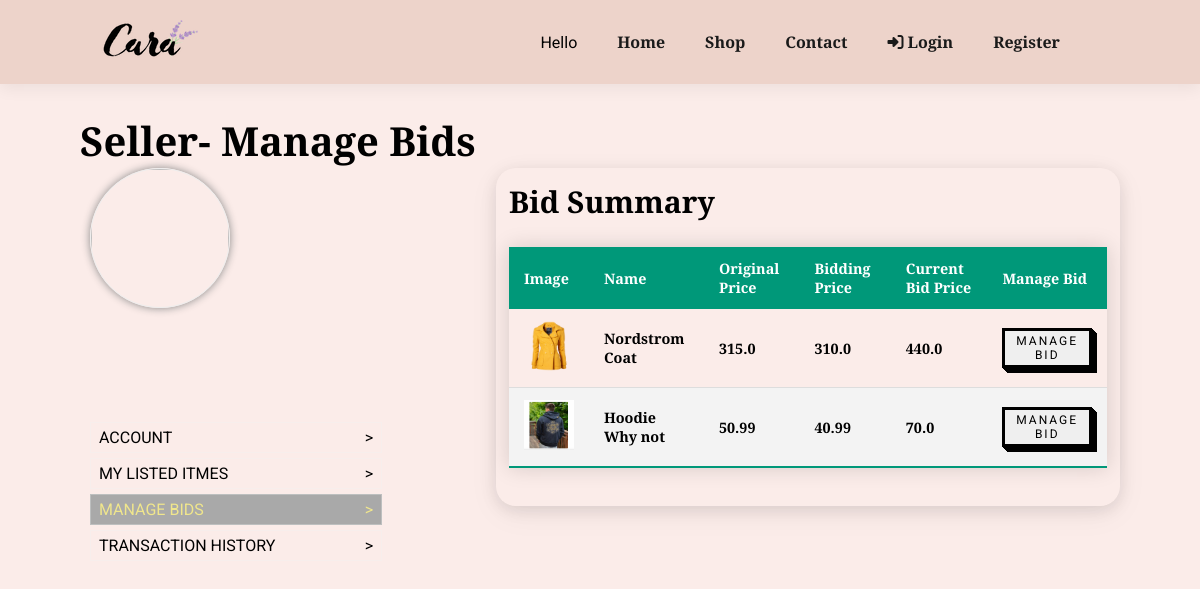
Before: /manage-bids/ with the older database file.
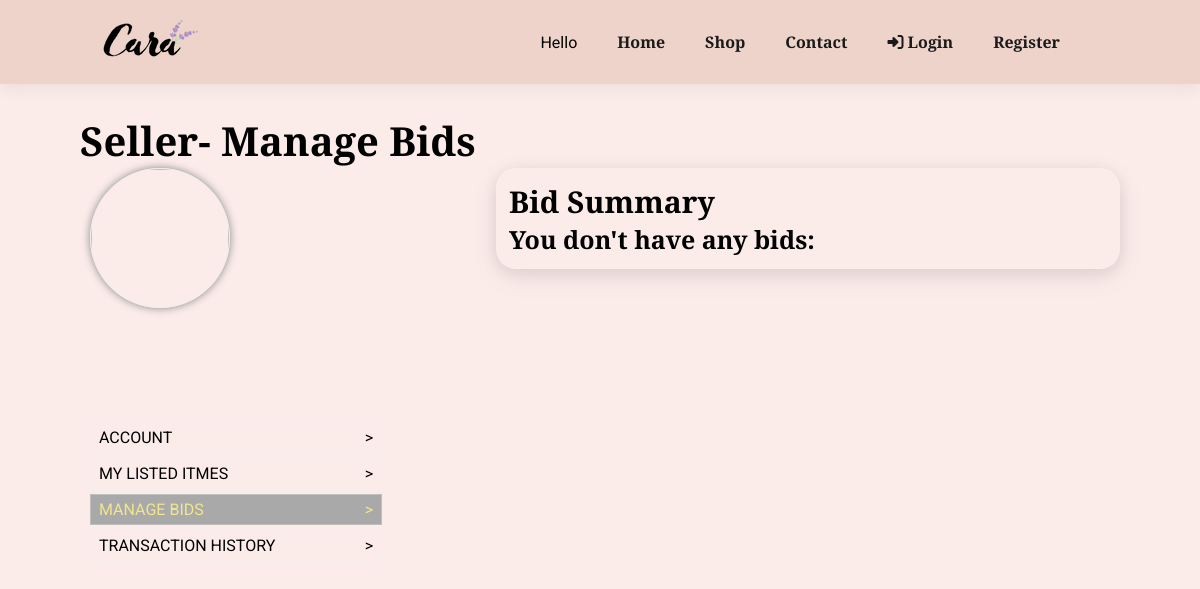
After: the same page with the newer database file.
### store/models.py (models this page shows, shortened)
class Product(models.Model):
    category = models.ForeignKey(Category,  on_delete=models.CASCADE)
    slug = models.CharField(max_length=150, null=False, blank=False)
    name = models.CharField(max_length=50, null=False, blank=False)
    author = models.ForeignKey(User, on_delete=models.CASCADE, null=False, blank=False)
    product_image = models.ImageField(upload_to=get_file_path_pro, null=True, blank=True)
    small_description = models.TextField(max_length=250, null=False, blank=False)
    quantity = models.IntegerField(null=False, blank=False)
    original_price = models.FloatField(null=False, blank=False)
    bid_starting_price = models.FloatField(null=False, blank=False)
    bid_current_price = models.FloatField(null=True, blank=True)
    description = models.TextField(max_length=500, null=False, blank=False)
    status = models.BooleanField(default= False, help_text="0=Show, 1=Hidden")
    bid_status = models.BooleanField(default= False, help_text="0=Show, 1=Hidden")
    trending = models.BooleanField(default= False, help_text="0=Default, 1=Hidden")
    tag = models.CharField(max_length=150, null=False, blank=False)
    meta_title = models.CharField(max_length=150, null=False, blank=False)
    meta_keywords= models.CharField(max_length=150, null=False, blank=False)
    meta_description= models.CharField(max_length=500, null=False, blank=False)
    created_at = models.DateTimeField(auto_now_add=True)
    def __str__(self) -> str:
        return self.name

### store/views.py (the view)
# urls.py: path('manage-bids/', views.manage_bids, name="manage_bids"),
def manage_bids(request):
    seller_bid_products = Bid.objects.filter(product__author__id = request.user.id)
    seller_bid_products = Bid.objects.values('product').distinct()
    seller_bid_products = Product.objects.filter(id__in = seller_bid_products)
    context = {
        'seller_bid_products': seller_bid_products
    }
    return render(request, 'store/seller/manage_bids.html', context)

### store/templates/store/seller/manage_bids.html (shortened to what this page needs)
{% extends "store/base.html" %}
{% load static %}
{% load crispy_forms_tags %}
{% block content %}
    <div class="section-p1">
        <h2>Seller- Manage Bids</h2>
        <div class="buyer_account_page">
            <div class="buyer_profile">
                <div class="buyer_profile_detail">
                    <img src="{{ user.account.image.url }}">
                </div>
                <br>
                <ul class="buyer_account_options">
                    <li><a href="{% url 'seller_account' %}"> Account <span> > </span></a></li>
                    <li><a href="" class=""> My Listed Itmes<span> > </span></a></li>
                    <li class="profile_active"><a href="{% url 'manage_bids' %}" class=""> Manage Bids  <span> > </span></a></li>
                    <li><a href="" class=""> Transaction History  <span> > </span></a></li>
                </ul>
            </div>
            <div class="buyer_account_detail">
                    <div class="right_seller_manage_bid">
                        <div><h3>Bid Summary</h3></div>
                        <div>
                            {% if seller_bid_products %}
                            <table class="styled-table">
                                <thead>
                                    <tr>
                                        <th>Image </th>
                                        <th>Name</th>
                                        <th>Original Price</th>
                                        <th>Bidding Price</th>
                                        <th>Current Bid Price</th>
                                        <th>Manage Bid</th>
                                    </tr>
                                </thead>
                                <tbody>
                                    {% for seller_bid_product in seller_bid_products %}
                                        <tr>
                                            <th>
                                                <img src = "{{ seller_bid_product.product_image.url }}" height="50px" width = "50px">
                                            </th>
                                            <th>{{ seller_bid_product  }}</th>
                                            <th>{{ seller_bid_product.original_price }}</th>
                                            <th>{{ seller_bid_product.bid_starting_price  }}</th>
                                            <th>{{ seller_bid_product.bid_current_price  }}</th>
                                            <th> <a href="{% url 'manage_product_bid' seller_bid_product.slug %}"><button class="button-54">Manage Bid</button></th></a>
                                        </tr>
                                    {% endfor %}
                                </tbody>
                            </table>
                            {% else %}
                                <h4>You don't have any bids:</h4>
                            {% endif %}
                </div>
            </div>
    </div>
{% endblock content%}

Changed rows visible on the page:
no longer on this page (row edited): Product: product_image (picture), name "Nordstrom Coat", original_price "315.0", bid_starting_price "310.0", bid_current_price "440.0"
no longer on this page (row edited): Product: product_image (picture), name "Hoodie Why not", original_price "50.99", bid_starting_price "40.99", bid_current_price "70.0"
Other visible differences:
text no longer shown: "Image Name Original Price Bidding Price Current Bid Price Manage Bid"
text now shown: "You don't have any bids:"
